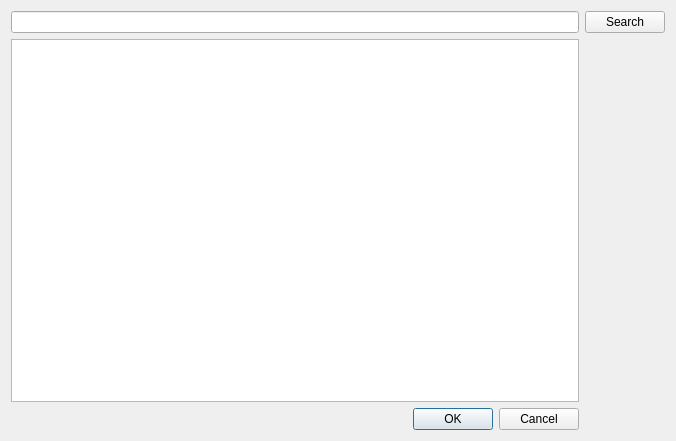
<?xml version="1.0" encoding="UTF-8"?>
<ui version="4.0">
 <class>AddModCurseDialog</class>
 <widget class="QDialog" name="AddModCurseDialog">
  <property name="geometry">
   <rect>
    <x>0</x>
    <y>0</y>
    <width>676</width>
    <height>441</height>
   </rect>
  </property>
  <property name="sizePolicy">
   <sizepolicy hsizetype="Expanding" vsizetype="Expanding">
    <horstretch>0</horstretch>
    <verstretch>0</verstretch>
   </sizepolicy>
  </property>
  <property name="windowTitle">
   <string>Add mod from CurseForge</string>
  </property>
  <property name="sizeGripEnabled">
   <bool>false</bool>
  </property>
  <layout class="QGridLayout" name="gridLayout">
   <item row="2" column="1">
    <widget class="QPushButton" name="searchButton">
     <property name="text">
      <string>Search</string>
     </property>
    </widget>
   </item>
   <item row="3" column="0">
    <widget class="QTreeView" name="modView">
     <property name="horizontalScrollBarPolicy">
      <enum>Qt::ScrollBarAlwaysOff</enum>
     </property>
     <property name="alternatingRowColors">
      <bool>true</bool>
     </property>
     <property name="iconSize">
      <size>
       <width>48</width>
       <height>48</height>
      </size>
     </property>
     <property name="rootIsDecorated">
      <bool>false</bool>
     </property>
     <property name="uniformRowHeights">
      <bool>true</bool>
     </property>
     <property name="itemsExpandable">
      <bool>false</bool>
     </property>
     <property name="allColumnsShowFocus">
      <bool>true</bool>
     </property>
     <attribute name="headerVisible">
      <bool>false</bool>
     </attribute>
    </widget>
   </item>
   <item row="2" column="0">
    <widget class="QLineEdit" name="searchEdit"/>
   </item>
   <item row="4" column="0">
    <widget class="QDialogButtonBox" name="buttonBox">
     <property name="orientation">
      <enum>Qt::Horizontal</enum>
     </property>
     <property name="standardButtons">
      <set>QDialogButtonBox::Cancel|QDialogButtonBox::Ok</set>
     </property>
    </widget>
   </item>
  </layout>
 </widget>
 <resources/>
 <connections>
  <connection>
   <sender>buttonBox</sender>
   <signal>accepted()</signal>
   <receiver>AddModCurseDialog</receiver>
   <slot>accept()</slot>
   <hints>
    <hint type="sourcelabel">
     <x>248</x>
     <y>254</y>
    </hint>
    <hint type="destinationlabel">
     <x>157</x>
     <y>274</y>
    </hint>
   </hints>
  </connection>
  <connection>
   <sender>buttonBox</sender>
   <signal>rejected()</signal>
   <receiver>AddModCurseDialog</receiver>
   <slot>reject()</slot>
   <hints>
    <hint type="sourcelabel">
     <x>316</x>
     <y>260</y>
    </hint>
    <hint type="destinationlabel">
     <x>286</x>
     <y>274</y>
    </hint>
   </hints>
  </connection>
 </connections>
</ui>
